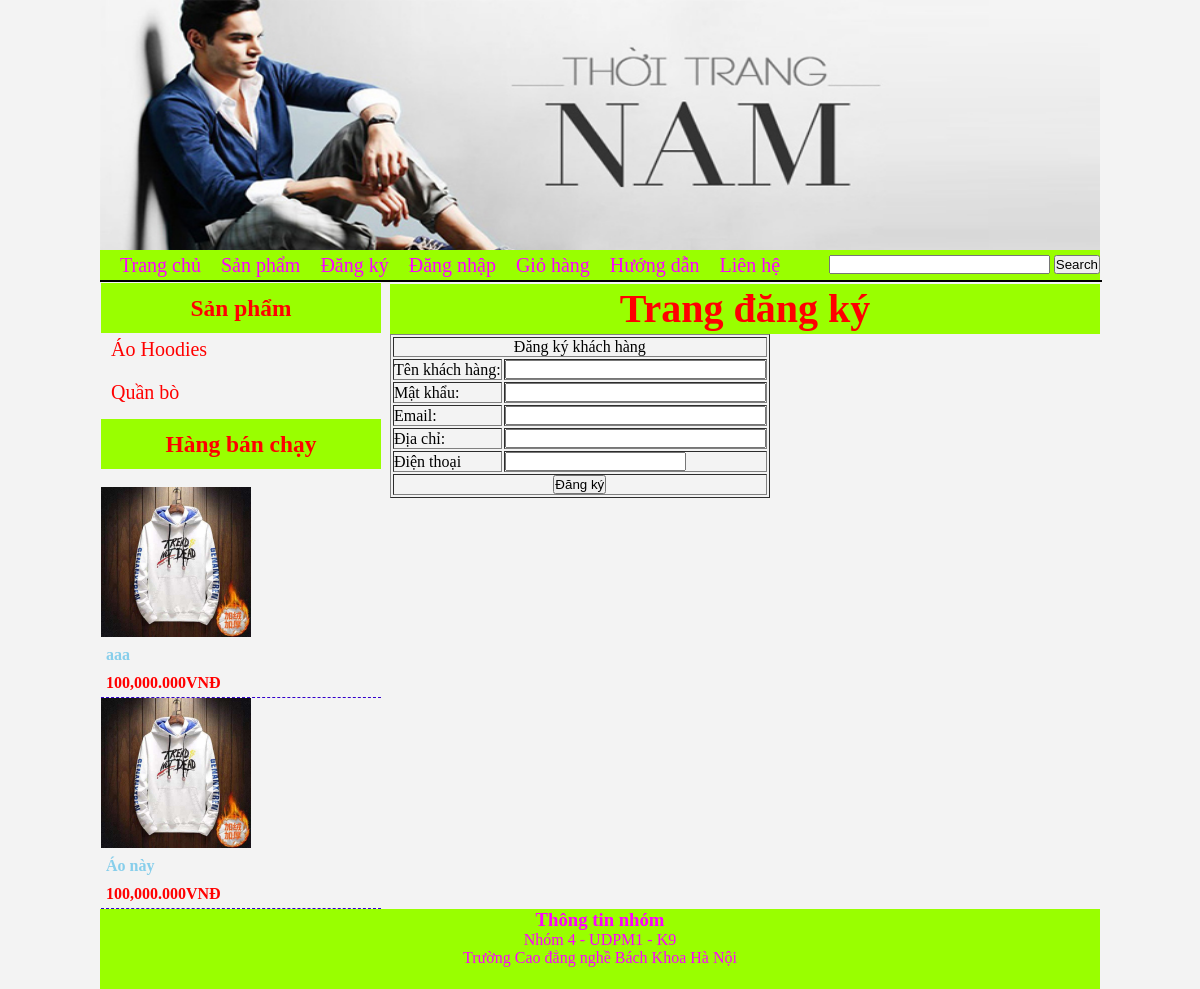
The app's page /index.php?xem=dangky, older data.
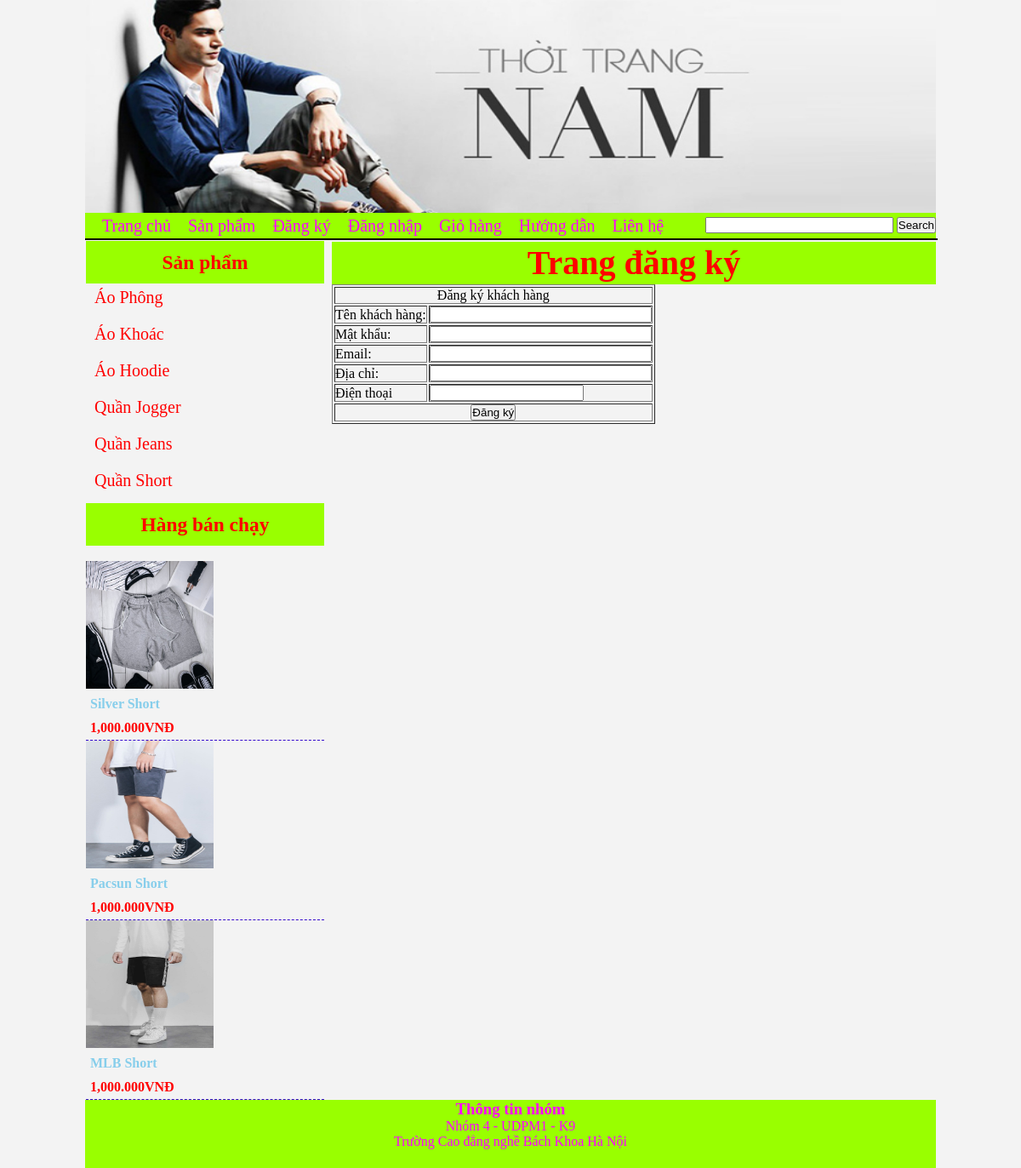
The same page, newer data.
### tables this page shows
CREATE TABLE `loaisp` (
  `id_loaisp` int(11) NOT NULL,
  `tenloaisp` varchar(255) NOT NULL,
  `thutu` int(100) NOT NULL
);

CREATE TABLE `chitietsp` (
  `id_sp` int(11) NOT NULL,
  `tensp` varchar(255) NOT NULL,
  `hinhanh` varchar(100) NOT NULL,
  `gia` int(100) NOT NULL,
  `mota` longtext NOT NULL,
  `id_loaisp` int(100) NOT NULL,
  `thutusp` int(100) NOT NULL,
  `noibat` varchar(255) NOT NULL
);

### modules/left/list.php (the view)
<?php
	$sql_loaisp = "select * from loaisp";
	$query=mysqli_query ($conn,$sql_loaisp);
?>
 <div class="tieude">
            	<h3>Sản phẩm</h3>
            </div>
            <div class="danhsachsanpham">
            	<ul>
                <?php
                	while ($dong_sp=mysqli_fetch_array($query)){
				?>
                	<li><a href="index.php?xem=chitietloaisp&id=<?php echo $dong_sp['id_loaisp'] ?>"> <?php echo $dong_sp['tenloaisp'] ?></a></li><br>
                	<?php
					}
					?>
                </ul>
                </div>
             <div class="tieude">
            	<h3>Hàng bán chạy</h3>
            		</div> <br>
                    <?php
					$sql_banchay=("select * from chitietsp order by id_sp desc limit 3");
					$query_banchay=mysqli_query($conn,$sql_banchay);
					?>
            	<ul class="hangbanchay" style="list-style:none; width:100%">
                <?php
				while($dong_banchay=mysqli_fetch_array($query_banchay)){
				?>
                	<li><a href="?xem=chitietsp&idloaisp=<?php echo $dong_banchay['id_loaisp'] ?>&id=<?php echo $dong_banchay['id_sp'] ?>">
                    	<img src="admin/modules/quanlychitietsp/uploads/<?php echo $dong_banchay['hinhanh'] ?>" width="150" height="150" />
                    	<p><?php echo $dong_banchay['tensp'] ?></p>
                        <p style="color:red;"><?php echo number_format($dong_banchay['gia']).'.000'.'VNĐ' ?></p>
                    </a></li>
                    <?php
				}
					?>
                </ul>
                </div>

### index.php (shortened to what this page needs)
<!doctype html>
<html>
<head>
</head>
<link rel="stylesheet" type="text/css" href="styles/dd.css">
<body>
<div class="wrapper">
	<?php
    	include ('modules/header.php');
		include ('modules/menu.php');
		include ('modules/content.php');
		include ('modules/footer.php');
	?>
</body>
</html>

### modules/header.php
<div class="header">
    	<img src="images/banner-thoi-trang-nam.jpg" width="100%" height="250">
    </div>

### modules/menu.php
<div class="menu">
    	<ul>
        	<li><a href="index.php">Trang chủ</a></li>
            <li><a href="index.php?xem=allsp">Sản phẩm</a></li>
            <li><a href="index.php?xem=dangky">Đăng ký</a></li>
            <li><a href="index.php?xem=thanhtoan">Đăng nhập</a></li>
            <li><a href="index.php?xem=giohang">Giỏ hàng</a></li>
            <li><a href="#">Hướng dẫn</a></li>
            <li><a href="#">Liên hệ</a></li>
            <form action="index.php" method="post" enctype="multipart/form-data">
            <div class="searchform">
                <input type="text" id="searchf" name="searchtext" size="25"/> <input type="submit" id="searchbtn" name="search" value="Search" placeholder="Search..."/>
            </div>
             </form>
        </ul>
    </div>

### modules/content.php (shortened to what this page needs)
<div class="content">
    	<div class="left">
			<?php
            	include('modules/left/list.php');
            ?>
        </div>
        <div class="right">
        	 <?php
             	if (isset($_GET['xem']))
				{
					$tam=$_GET['xem'];
				}
				else
				{
					$tam='';
				}
				if ($tam=='allsp')
				{
					include ('modules/right/allsanpham.php');
				}
				elseif ($tam=='chitietsp')
				{
					include ('modules/right/chitietsp.php');
				}
				elseif ($tam=='dangky')
				{
					include ('modules/right/dangky.php');
				}
				elseif ($tam=='thongbao')
				{
					include ('modules/right/thongbao.php');
				}
				elseif ($tam=='dangnhap')
				{
					include ('modules/right/dangnhap.php');
				}
				elseif ($tam=='thanhtoan')
				{
					include ('modules/right/thanhtoan/thanhtoan.php');
				}
				elseif ($tam=='thongbaott')
				{
					include ('modules/right/thanhtoan/thongbaott.php');
				}
				elseif ($tam=='camon')
				{
					include ('modules/right/thanhtoan/camon.php');
				}
				elseif (isset($_POST['search']))
				{
					include ('modules/right/search.php');
				}
				elseif ($tam=='rtlogin')
				{
					include ('modules/right/dangnhap.php');
				}
				elseif ($tam=='giohang')
				{
					include ('modules/right/giohang.php');
				}
				else
					include ('modules/right/spmoi.php');
			 ?>
        </div>
    </div>

### modules/right/dangky.php (shortened to what this page needs)
<div class="tieude">
	<h1>Trang đăng ký</h1>
</div>
<form action="index.php?xem=dangky" method="post" enctype="multipart/form-data">
<table width="auto" border="1">
  <tr>
    <td colspan="2" align="center">Đăng ký khách hàng</td>
  </tr>
  <tr>
    <td>Tên khách hàng:</td>
    <td><input type="text" name="tenkh" size="30"></td>
  </tr>
  <tr>
    <td>Mật khẩu:</td>
    <td><input type="password" name="pass" size="30"></td>
  </tr>
  <tr>
    <td>Email:</td>
    <td><input type="text" name="email" size="30"></td>
  </tr>
  <tr>
    <td>Địa chỉ:</td>
    <td><input type="text" name="diachi" size="30"></td>
  </tr>
  <tr>
    <td>Điện thoại</td>
    <td><input type="number" name="dienthoai" size="30"></td>
  </tr>
  <tr>
    <td colspan="2" align="center"><input type="submit" name="dangky" value="Đăng ký"></td>
  </tr>
</table>

### modules/footer.php
<div class="footer">
  <h3 style="color:#F0F; text-align:center;">Thông tin nhóm</h3>
  <p style="color:#F0F; text-align:center;">Nhóm 4 - UDPM1 - K9</p>
  <p style="color:#F0F; text-align:center;">Trường Cao đẳng nghề Bách Khoa Hà Nội</p>
    </div>

### styles/dd.css (style rules this page uses)
* { padding:0; margin:0; }
html { background:#f3f3f3 ; }
.wrapper { width:1000px; height:auto; border:0px solid #000; margin:auto; }
.tieude { width:auto; height:40px; background:#9F0; font-size:20px; text-align:center; padding:5px; color:#F00; line-height:40px; }
.header { width:100%; height:250px; border:0px solid #000; }
.menu { background:#9F0; width:100%; height:30px; border:0px solid #000; }
.menu ul { width:100%; height:30px; list-style:none; }
.menu ul li { font-size:20px; float:left; line-height:30px; margin-left:20px; }
.menu ul li a { color:#F0F; text-decoration:none; }
.content { width:100%; height:auto; border:1px solid #000; }
.left { width:28%; height:auto; border:0px solid #D9D9D9; float:left; margin-top:2px; }
.danhsachsanpham ul { width:100%; height:auto; list-style:none; }
.danhsachsanpham ul li { font-size:20px; width:auto; height:20px; padding-left:10px; padding-top:5px; }
.danhsachsanpham ul li a { text-decoration:none; color:#F00; display:block; }
.hangbanchay li { width:100%; height:auto; border-bottom:1px dashed #30C; margin:auto; }
.hangbanchay a { text-decoration:none; display:block; }
.hangbanchay p { padding:5px; color:skyblue; font-weight:bold; }
.right { width:71%; height:auto; border:0px solid #D9D9D9; float:right; margin-top:2px; }
.footer { width:1000px; margin:auto; height:80px; background:#9F0; border:0px solid #000; }
.searchform { margin-top: 5px; float:right; }

Row changes from the older to the newer data that the page shows:
removed loaisp: tenloaisp "Áo Hoodies"
removed loaisp: tenloaisp "Quần bò"
removed chitietsp: hinhanh (picture), tensp "aaa", gia "100,000"
removed chitietsp: hinhanh (picture), tensp "Áo này", gia "100,000"
added loaisp: tenloaisp "Áo Phông"
added loaisp: tenloaisp "Áo Khoác"
added loaisp: tenloaisp "Áo Hoodie"
added loaisp: tenloaisp "Quần Jogger"
added loaisp: tenloaisp "Quần Jeans"
added loaisp: tenloaisp "Quần Short"
added chitietsp: hinhanh (picture), tensp "Silver Short", gia "1,000"
added chitietsp: hinhanh (picture), tensp "Pacsun Short", gia "1,000"
added chitietsp: hinhanh (picture), tensp "MLB Short", gia "1,000"
